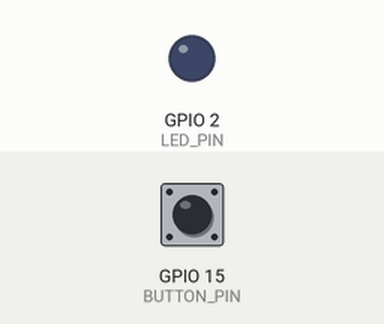
Recording of a program running on a simulated ESP32. Shown: output pins drawn as LEDs (lit = HIGH). Dashed ring = blinking. The test bench sets the inputs (shaded band); at power-on: GPIO 15 (BUTTON_PIN) HIGH. WiFi joins after 1.5 s; servers stay silent unless stated; uploads are accepted with an empty reply; random numbers use the default seed unless the program sets one; what the program prints to the serial monitor is not drawn.

Above: at 2.7 s.
2.8 s: GPIO 15 (BUTTON_PIN) pulled LOW for 0.15 s
At 4.1 s:
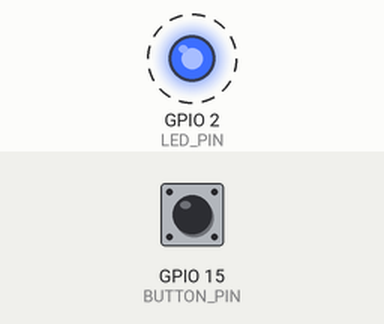
5.9 s: GPIO 15 (BUTTON_PIN) pulled LOW for 1 s
At 8.0 s:
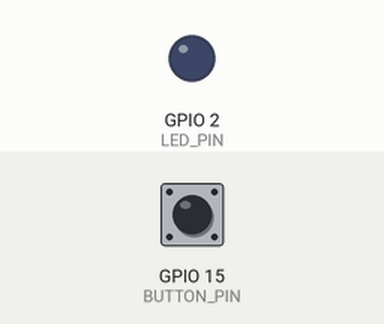
9.2 s: GPIO 15 (BUTTON_PIN) pulled LOW for 3.2 s
At 10.5 s:
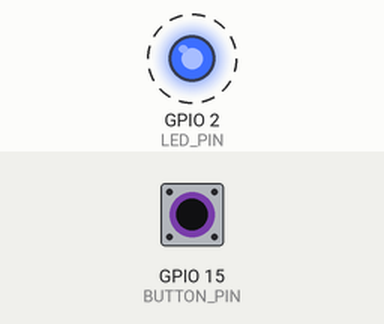
Timing chart, 0 to 12.5 s (numbered marks = the images above; inputs shaded):
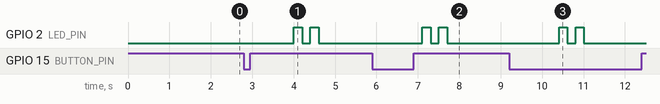

The program:

main.cpp
```cpp
#include <Arduino.h>
#include <WiFi.h>
#include <HTTPClient.h>

const char* WIFI_SSID = "Wokwi-GUEST";
const char* WIFI_PASSWORD = "";

const char* SERVER_URL = "http://host.wokwi.internal:18080/api/recycle";

const int POINT_ID = 101;
const int BUTTON_PIN = 15;
const int LED_PIN = 2;


const int USER_ID = 1;
const int WASTE_ID = 1;

int lastButtonState = HIGH;

void setup() {
  Serial.begin(115200);

  pinMode(BUTTON_PIN, INPUT_PULLUP);
  pinMode(LED_PIN, OUTPUT);

  Serial.print("Connecting to WiFi");
  WiFi.begin(WIFI_SSID, WIFI_PASSWORD);
  while (WiFi.status() != WL_CONNECTED) {
    delay(500);
    Serial.print(".");
  }
  Serial.println("\nWiFi Connected");
  Serial.print("IP Address: ");
  Serial.println(WiFi.localIP());
}

void blinkLED() {
  digitalWrite(LED_PIN, HIGH);
  delay(200);
  digitalWrite(LED_PIN, LOW);
  delay(200);
  digitalWrite(LED_PIN, HIGH);
  delay(200);
  digitalWrite(LED_PIN, LOW);
}

void sendRecyclingDat() {
  if (WiFi.status() == WL_CONNECTED) {
    HTTPClient http;
    http.begin(SERVER_URL);
    http.addHeader("Content-Type", "application/json");

    double weight = random(50, 1000) / 100.0;

    String payload = "{";
    payload += "\"user_id\": " + String(USER_ID) + ",";
    payload += "\"waste_id\": " + String(WASTE_ID) + ",";
    payload += "\"weight\": " + String(weight);
    payload += "}";

    Serial.println("Sending data: " + payload);

    int httpResponseCode = http.POST(payload);

    if (httpResponseCode > 0) {
      String response = http.getString();
      Serial.print("HTTP Response code: ");
      Serial.println(httpResponseCode);
      Serial.println("Response: " + response);

      if (httpResponseCode == 200 || httpResponseCode == 201) {
        blinkLED();
      }
    } else {
      Serial.print("Error code: ");
      Serial.println(httpResponseCode);
    }

    http.end();
  } else {
    Serial.println("WiFi Disconnected");
  }
}

void loop() {
  int currentState = digitalRead(BUTTON_PIN);

  if (lastButtonState == HIGH && currentState == LOW) {
    Serial.println("Button Pressed - Weighing...");
    delay(1000);
    sendRecyclingDat();
  }
  lastButtonState = currentState;
  delay(50);
}
```

Measured:
- after the input at 2.8 s, GPIO 2 (LED_PIN): alternates HIGH for 0.20 s and LOW for 0.20 s, 4 changes in all, then stays LOW, starting after 1.2 s
- after the input at 5.9 s, GPIO 2 (LED_PIN): alternates HIGH for 0.20 s and LOW for 0.20 s, 4 changes in all, then stays LOW, starting after 1.2 s
- after the input at 9.2 s, GPIO 2 (LED_PIN): alternates HIGH for 0.20 s and LOW for 0.20 s, 4 changes in all, then stays LOW, starting after 1.2 s
